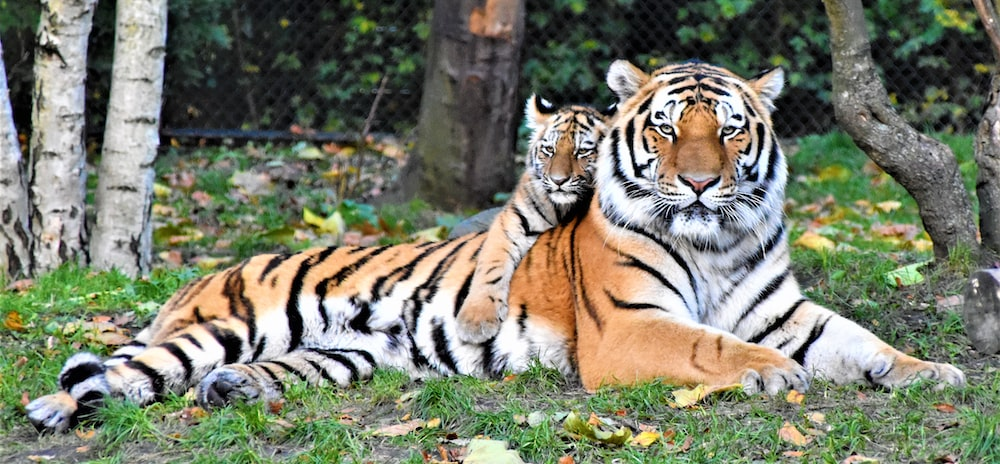
%> input picture 3 Erosion/tiger.jpeg, 1000 x 464 px, given in place of tiger.jpg, which was not available
$ octave ErosionOriginal.m   (GNU Octave 9; MATLAB toolbox functions it lacks are replaced by stand-ins)
%> lines starting %> are read from the running program, lines starting %| are printed output that depends on the picture; in (x1, y1, x2, y2) boxes, pixels count from 0 and x2, y2 are one past the last pixel; in counts of white or black regions, pixels touching at a corner belong together; the program's own positions count from 1; pictures that were not available may be replaced by others from this repository, and a replacement may not be noted
OriginalImage=imread("C:\Users\Student\Downloads\tiger.jpg");
%> OriginalImage is the input picture: size 464x1000x3 uint8; mean R, G, B 121.4, 124.5, 107.1
figure(1);
subplot(3,2,1);
imshow(OriginalImage);
title("Original Image");

blackwhite=im2bw(OriginalImage);
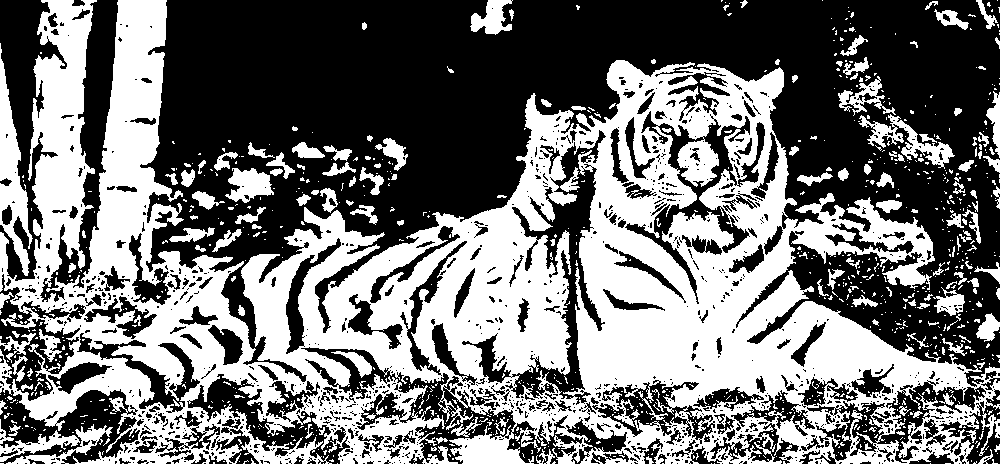
%> blackwhite: size 464x1000 logical; 45.3% white; 1016 white regions (860 under 20 px), largest, box (x1, y1, x2, y2) and area: (0, 0, 1000, 464) 184485, (0, 43, 33, 276) 2984, (859, 114, 955, 169) 1441
subplot(3,2,2);
imshow(blackwhite);
title("Black & White");

SE1 = strel('disk',5,4);
ErodedImage1 = imerode(blackwhite,SE1);
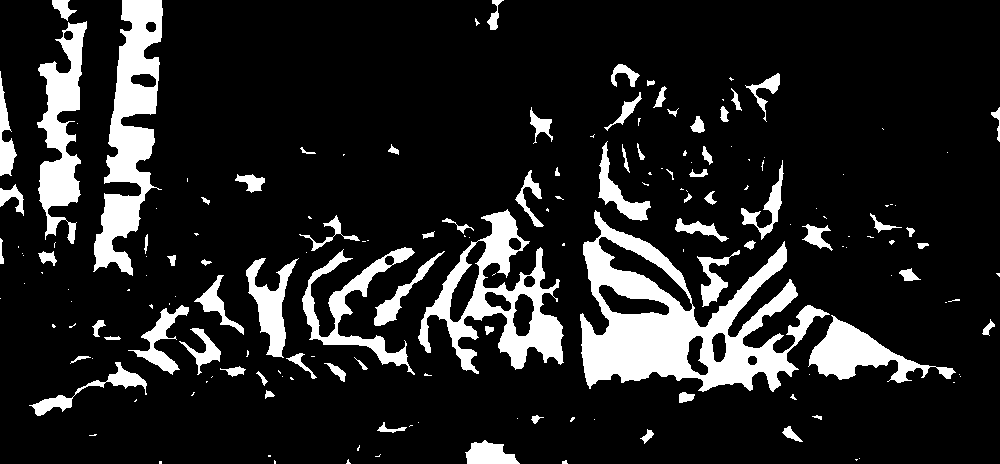
%> ErodedImage1: size 464x1000 logical; 14.2% white; 175 white regions (99 under 20 px), largest, box (x1, y1, x2, y2) and area: (580, 210, 830, 392) 17590, (93, 0, 163, 276) 8840, (418, 209, 564, 374) 8017
subplot(3,2,3);
imshow(ErodedImage1);
title("Erosion Disk 5 Radius 4 lines");

sub = imabsdiff(blackwhite,ErodedImage1);
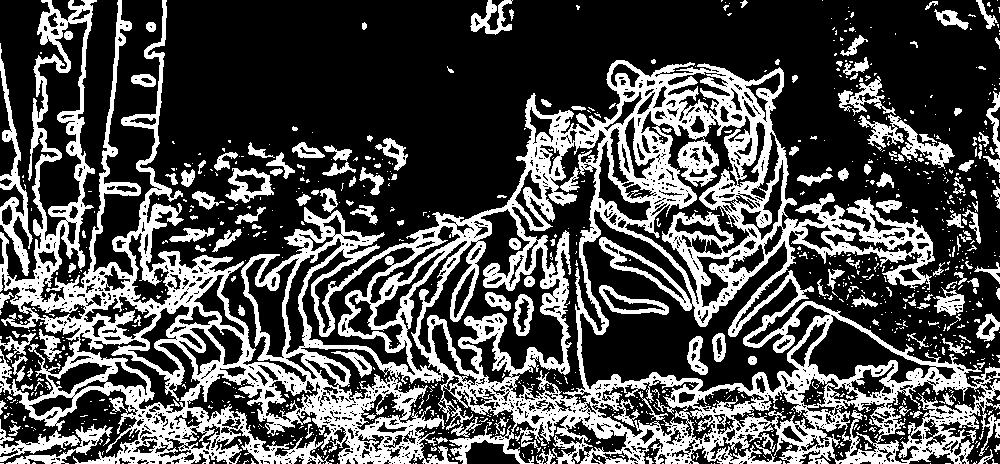
%> sub: size 464x1000 double; values 0 (black) and 1 (white), 31.1% white; 1027 white regions (860 under 20 px), largest, box (x1, y1, x2, y2) and area: (0, 0, 1000, 464) 117973, (0, 43, 33, 276) 1852, (859, 114, 955, 169) 1438
subplot(3,2,4);
imshow(sub);
title("Subtracted Image");

SE2 = strel('square',5);
ErodedImage2 = imerode(blackwhite,SE2);
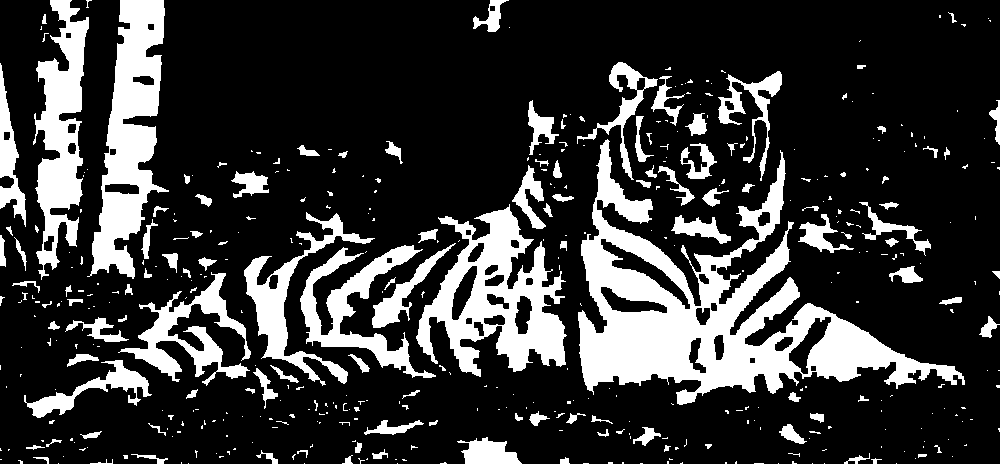
%> ErodedImage2: size 464x1000 logical; 21.7% white; 445 white regions (319 under 20 px), largest, box (x1, y1, x2, y2) and area: (578, 139, 965, 405) 31043, (416, 204, 567, 377) 11631, (87, 0, 169, 279) 10859
subplot(3,2,5);
imshow(ErodedImage2);
title("Erosion Square 5");

sub1=imabsdiff(blackwhite,ErodedImage2);
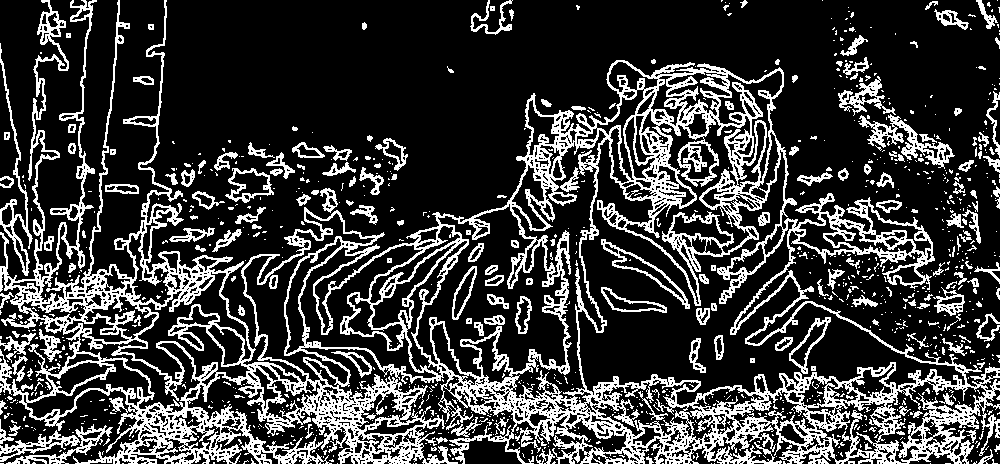
%> sub1: size 464x1000 double; values 0 (black) and 1 (white), 23.6% white in thin lines or dots
subplot(3,2,6);
imshow(sub1);
title("Subtracted Image");

SE3 = strel('disk',5,4);
DilatedImage1 = imdilate(blackwhite,SE3);
%> DilatedImage1: size 464x1000 logical; 74.7% white; 200 black regions (132 under 20 px), largest, box (x1, y1, x2, y2) and area: (155, 0, 1000, 246) 98825, (0, 0, 41, 162) 3312, (84, 0, 114, 165) 2691
figure(2);
subplot(3,2,1);
imshow(OriginalImage);
title("Original Image");
subplot(3,2,2);
imshow(blackwhite);
title("Black & White");
subplot(3,2,3);
imshow(DilatedImage1);
title("Dilation Disk 5 Radius 4 Lines");

sub2=imabsdiff(blackwhite,DilatedImage1);
%> sub2: size 464x1000 double; values 0 (black) and 1 (white), 29.4% white; 1155 white regions (911 under 20 px), largest, box (x1, y1, x2, y2) and area: (140, 0, 1000, 387) 49759, (301, 347, 583, 464) 7127, (462, 130, 606, 405) 6673
subplot(3,2,4);
imshow(sub2);
title("Subtracted Image");

SE4 = strel('square',5);
DilatedImage2 = imdilate(blackwhite,SE4);
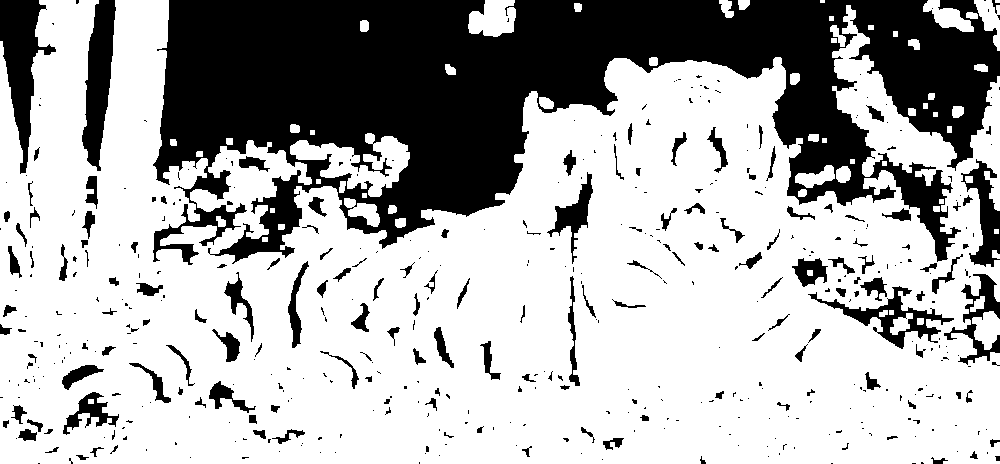
%> DilatedImage2: size 464x1000 logical; 68.3% white; 473 black regions (319 under 20 px), largest, box (x1, y1, x2, y2) and area: (153, 0, 1000, 265) 116661, (0, 0, 56, 174) 4080, (82, 0, 116, 171) 3391
subplot(3,2,5);
imshow(DilatedImage2);
title("Dilation square 5");

sub3 = imabsdiff(blackwhite,DilatedImage2);
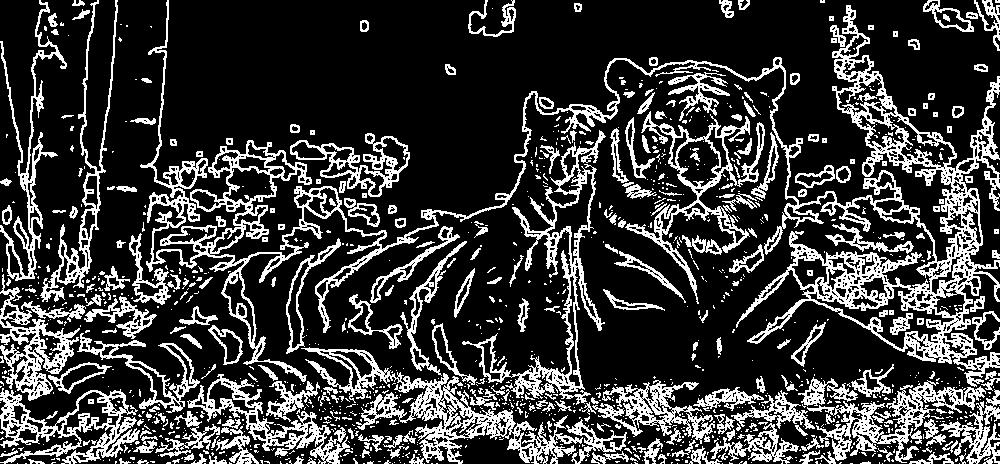
%> sub3: size 464x1000 double; values 0 (black) and 1 (white), 23% white in thin lines or dots
subplot(3,2,6);
imshow(sub3);
title("Subtracted Image");
